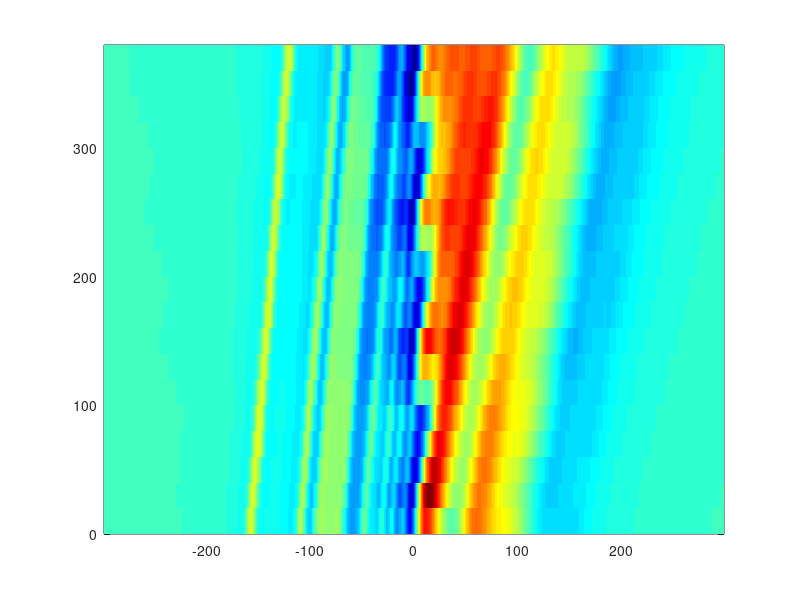

MATLAB code for this plot: (Note: this script raises an error after producing the figure.)
close all
clc
clear
%plotting the magnetic anomaly
load('data.txt');
x = data(:,2);
y = data(:,1);
z = data(:,3);

num_profiles = 20;
X = reshape(x, [length(x)/num_profiles num_profiles]);
Y = reshape(y, [length(x)/num_profiles num_profiles]);
Z = reshape(z, [length(x)/num_profiles num_profiles]);
Z = -Z;
colormap('jet')
h=pcolor(X,Y,Z)
set(h, 'EdgeColor', 'none');
h.FaceColor='interp';
h.FaceLighting='gouraud';

colorbar;
figure
colormap('jet')
kk = surf(X,Y,Z);
set(kk, 'EdgeColor', 'none');
kk.FaceColor='interp';
kk.FaceLighting='gouraud';
kkh=light('Position',[-600 220 1200])
xlabel('x')
ylabel('y')
colorbar;